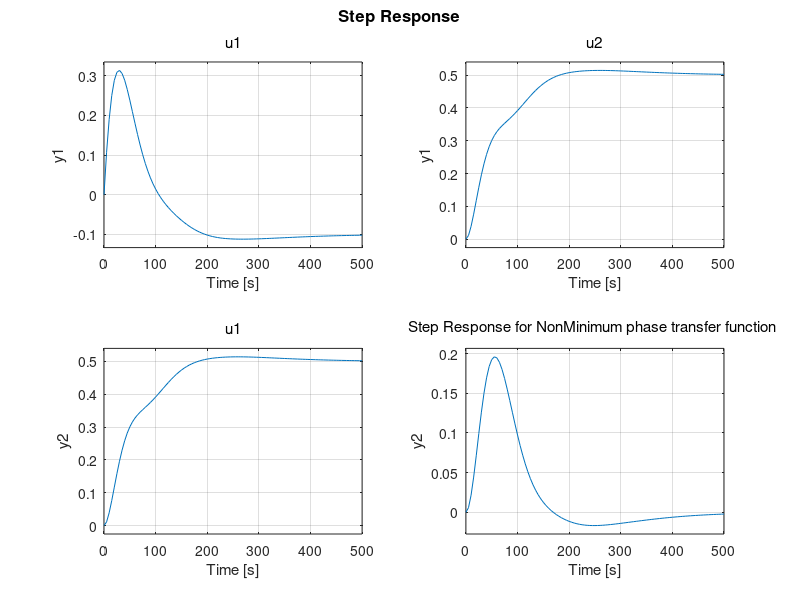

Here is the MATLAB script that generated this plot:
clc; 
clear all ; 
s=tf('s');
g5=1.5/(1+63*s);
g6=2.5/((1+39*s)*(1+63*s));
g7=2.5/((1+56*s)*(1+91*s));
g8=1.6/(1+91*s);
G_NonMinimum=[g5,g6;g6,g7]

figure;
% step response for NonMinimum phase transfer function 
step(feedback(G_NonMinimum,[1,1;1,1]))
title('Step Response for NonMinimum phase transfer function ')
